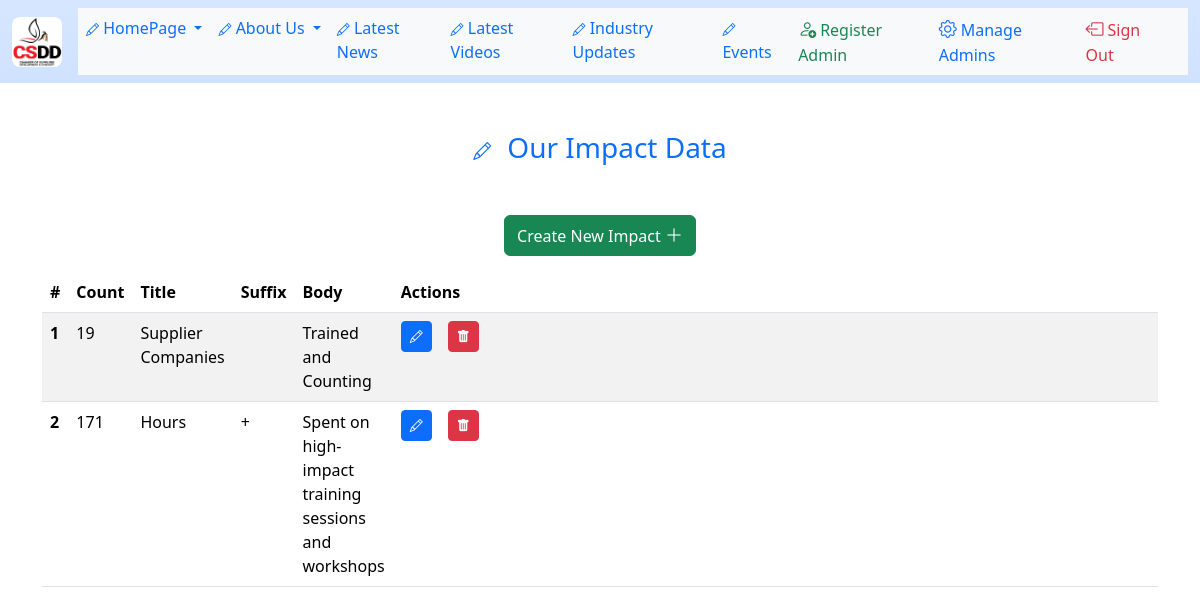
The app's page /homepage/our_impact (signed in) with its own data.
### app/models.py (models this page shows, shortened)
class OurImpact(db.Model):
    id = db.Column(db.Integer, primary_key=True)
    section_count = db.Column(db.Integer)
    section_title = db.Column(db.String(150))
    section_suffix = db.Column(db.String(10))
    section_body = db.Column(db.String(400))

### app/routes.py (the view)
@app.route("/homepage/our_impact")
@login_required
def homepage_our_impact():
    section_data = OurImpact.query.all()
    return render_template(
        "admin/homepage/our_impact.html",
        title="Our Impact Data",
        section_data=section_data,
    )

### app/models.py (called while the page is built)
@login.user_loader
def load_user(id):
    return User.query.get(int(id))

### app/routes.py (called while the page is built)
@app.before_request
def before_request():
    if current_user.is_authenticated:
        current_user.last_seen = datetime.now(timezone.utc)
        db.session.commit()

### app/templates/admin/homepage/our_impact.html (shortened to what this page needs)
{% extends "base.html" %} {% block content %}
<h3 class="text-center text-primary mb-5">
  <i class="bi bi-pencil me-3" style="font-size: large"></i>Our Impact Data
</h3>
<h2 class="text-center mb-3">
  <a
    role="button"
    href="{{url_for('homepage_our_impact_new')}}"
    class="btn btn-success"
  >
    Create New Impact <i class="bi bi-plus-lg" style="font-size: large"></i>
  </a>
</h2>
<div class="mx-auto container table-responsive">
  <table class="table table-striped">
    <thead>
      <tr>
        <th scope="col">#</th>
        <th scope="col">Count</th>
        <th scope="col">Title</th>
        <th scope="col">Suffix</th>
        <th scope="col">Body</th>
        <th scope="col">Actions</th>
      </tr>
    </thead>
    <tbody>
      {% for data in section_data %}
      <tr>
        <th scope="row">{{ data.id }}</th>
        <td>{{ data.section_count }}</td>
        <td>{{ data.section_title }}</td>
        <td>{{ data.section_suffix }}</td>
        <td>{{ data.section_body }}</td>
        <td class="container text-center text-primary">
          <div class="d-flex">
            <div class="me-3">
              <a
                role="button"
                href="{{url_for('homepage_our_impact_edit', id=data.id)}}"
                class="btn btn-sm btn-primary"
              >
                <i class="bi bi-pencil" style="font-size: small"></i>
              </a>
            </div>
            <div>
              <a
                role="button"
                class="btn btn-danger btn-sm"
                data-bs-toggle="modal"
                data-bs-target="#deleteModal"
                data-id="{{data.id}}"
                onclick="handleDeleteClick(event);"
              >
                <i class="bi bi-trash-fill" style="font-size: small"></i>
              </a>
            </div>
          </div>
        </td>
      </tr>
      {% endfor %}
    </tbody>
  </table>
</div>
{% endblock %}

### records on screen
OurImpact: id "1", section_count "19", section_title "Supplier Companies", section_body "Trained and Counting"
OurImpact: id "2", section_count "171", section_title "Hours", section_suffix "+", section_body "Spent on high-impact training sessions and workshops"
